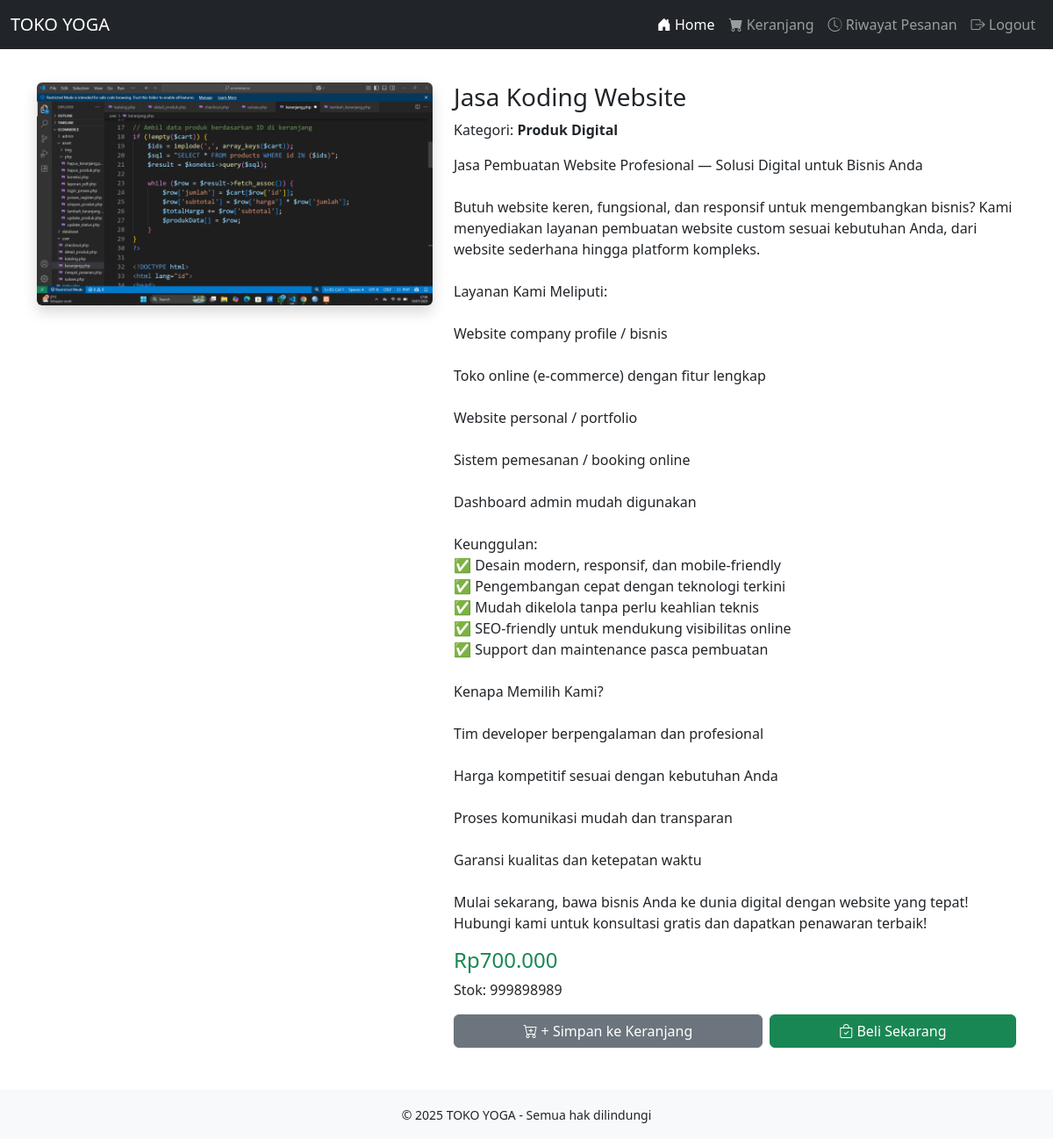
Page /user/detail_produk.php?id=3 (signed in) on the committed database.
### tables this page shows
CREATE TABLE `products` (
  `id` int(11) NOT NULL,
  `nama_produk` varchar(150) NOT NULL,
  `harga` decimal(10,2) NOT NULL,
  `stok` int(11) NOT NULL,
  `deskripsi` text DEFAULT NULL,
  `gambar` varchar(255) DEFAULT NULL,
  `kategori_id` int(11) DEFAULT NULL,
  `user_id` int(11) NOT NULL
);

CREATE TABLE `categories` (
  `id` int(11) NOT NULL,
  `nama_kategori` varchar(50) NOT NULL
);

### user/detail_produk.php (the view, shortened to what this page needs)
<?php
include '../asset/php/koneksi.php';
$id = $_GET['id'];
$stmt = $koneksi->prepare("
    SELECT products.*, categories.nama_kategori
    FROM products
    LEFT JOIN categories ON products.kategori_id = categories.id
    WHERE products.id = ?
");
$stmt->bind_param("i", $id);
$stmt->execute();
$result = $stmt->get_result();
$produk = $result->fetch_assoc();
?>
<!DOCTYPE html>
<html lang="id">
<head>
    <link href="https://cdn.jsdelivr.net/npm/bootstrap@5.3.3/dist/css/bootstrap.min.css" rel="stylesheet" />
    <link href="https://cdn.jsdelivr.net/npm/bootstrap-icons@1.10.5/font/bootstrap-icons.css" rel="stylesheet" />
</head>
<body>
<nav class="navbar navbar-expand-lg navbar-dark bg-dark navbar-fixed">
  <div class="container-fluid">
    <a class="navbar-brand" href="#">TOKO YOGA</a>
    <div class="collapse navbar-collapse" id="navbarNav">
      <ul class="navbar-nav ms-auto">
        <li class="nav-item">
            <a class="nav-link active" href="katalog.php"><i class="bi bi-house-door-fill"></i> Home</a>
        </li>
        <li class="nav-item">
            <a class="nav-link" href="keranjang.php"><i class="bi bi-cart-fill"></i> Keranjang</a>
        </li>
        <li class="nav-item">
            <a class="nav-link" href="riwayat_pesanan.php"><i class="bi bi-clock-history"></i> Riwayat Pesanan</a>
        </li>
        <li class="nav-item">
            <a class="nav-link" href="../logout.php"><i class="bi bi-box-arrow-right"></i> Logout</a>
        </li>
      </ul>
    </div>
  </div>
</nav>
<div class="container mt-4">
    <div class="row">
        <div class="col-md-5">
            <?php if (!empty($produk['gambar'])) : ?>
                <img src="../asset/img/<?= htmlspecialchars($produk['gambar']); ?>" class="img-fluid rounded shadow" alt="<?= htmlspecialchars($produk['nama_produk']); ?>">
            <?php else : ?>
                <img src="https://via.placeholder.com/400x300?text=No+Image" class="img-fluid rounded shadow" alt="No Image">
            <?php endif; ?>
        </div>
        <div class="col-md-7">
            <h3><?= htmlspecialchars($produk['nama_produk']); ?></h3>
            <p>Kategori: <strong><?= htmlspecialchars($produk['nama_kategori']); ?></strong></p>
            <p><?= nl2br(htmlspecialchars($produk['deskripsi'])); ?></p>
            <h4 class="text-success">Rp<?= number_format($produk['harga'], 0, ',', '.'); ?></h4>
            <p>Stok: <?= $produk['stok']; ?></p>
            <div class="d-flex gap-2">
                <button
                    type="button"
                    class="btn btn-secondary flex-fill"
                    id="btnKeranjang"
                    <?= $produk['stok'] == 0 ? 'disabled' : '' ?>
                    >
                    <i class="bi bi-cart-plus"></i> + Simpan ke Keranjang
                </button>
                <?php if ($produk['stok'] > 0): ?>
                <button
                    type="button"
                    class="btn btn-success flex-fill"
                    id="btnBeli">
                    <i class="bi bi-bag-check"></i> Beli Sekarang
                </button>
                <?php endif; ?>
            </div>
        </div>
    </div>
</div>
<div class="position-fixed top-0 end-0 p-3" style="z-index: 1080">
</div>
<footer class="bg-light text-center py-3 mt-5">
  <small>© 2025 TOKO YOGA - Semua hak dilindungi</small>
</footer>
</body>
</html>

### user/detail_produk.php (style rules this page uses)
.navbar-fixed { position: fixed; top: 0; width: 100%; z-index: 1030; }
body { padding-top: 70px; }

### rows in the picture
products: gambar (picture), nama_produk "Jasa Koding Website", kategori.nama_kategori "Produk Digital", deskripsi "Jasa Pembuatan Website Profesional — Solusi Digital untuk Bisnis Anda Butuh website keren, fungsional, dan responsif untuk mengembangkan bisnis? Kami menyediakan layanan pembuatan website custom sesuai kebutuhan Anda, dari website sederhana hingga platform kompleks. Layanan Kami Meliputi: Website company profile / bisnis Toko online (e-commerce) dengan fitur lengkap Website personal / portfolio Sistem pemesanan / booking online Dashboard admin mudah digunakan Keunggulan: ✅ Desain modern, responsif, dan mobile-friendly ✅ Pengembangan cepat dengan teknologi terkini ✅ Mudah dikelola tanpa perlu keahlian teknis ✅ SEO-friendly untuk mendukung visibilitas online ✅ Support dan maintenance pasca…", harga "700.000", stok "999898989"
